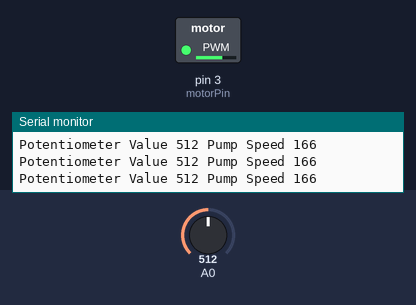
The sketch below on a simulated Arduino Uno, built with avr-gcc and run on an emulated ATmega328P. Parts: switched loads named in the sketch (green lamp = pin HIGH), the last lines printed to the serial monitor. Inputs (shaded band) come from the test bench; at power-on: A0 = 512.

Above: at 1.2 s.
1.3 s: A0 set to 359
At 1.6 s:
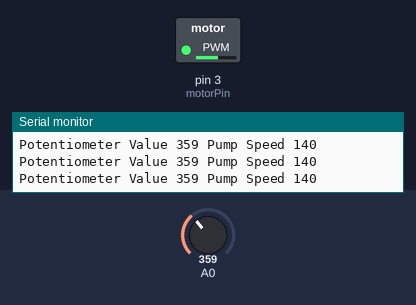
4.3 s: A0 set to 336
At 5.2 s:
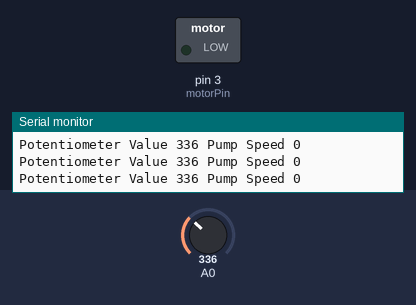
5.8 s: A0 set to 716
At 6.1 s:
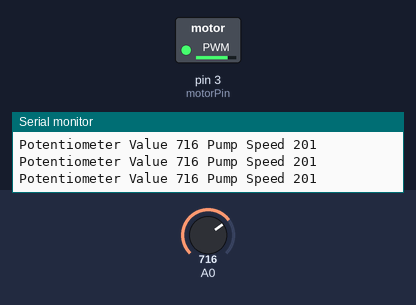
7.3 s: A0 set to 511
At 8.4 s:
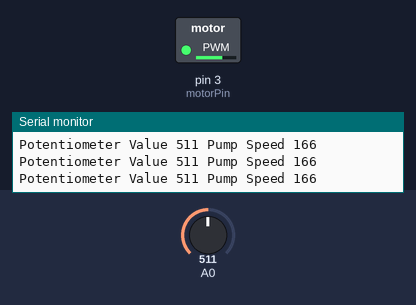
Timing chart, 0 to 10.3 s (numbered marks = the images above; inputs shaded):
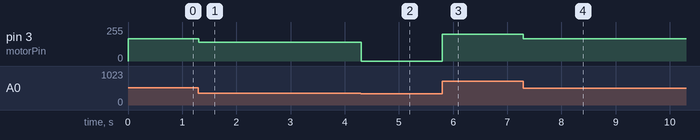

The sketch:

pump_code.ino
```cpp
int motorPin = 3;
void setup()
{
pinMode(motorPin, OUTPUT);
Serial.begin(9600);
while (! Serial);
}
void loop()
{
int potVal = analogRead(A0);
int rotSpeed = map(potVal, 300, 1023, 130, 255);
if (potVal < 350){
 rotSpeed = 0;
}
analogWrite(motorPin, rotSpeed);
Serial.print("Potentiometer Value ");
Serial.print(potVal);
Serial.print(" Pump Speed ");
Serial.println(rotSpeed);
}
```

Measured:
- the behaviour switches between 350 and 349 on A0 (found by bisection; images 1 and 2)
- after the input at 1.3 s, pin 3 (motorPin): 166/255 → 140/255 at once
- after the input at 4.3 s, pin 3 (motorPin): 140/255 → 0/255 at once
- after the input at 5.8 s, pin 3 (motorPin): 0/255 → 201/255 at once
- after the input at 7.3 s, pin 3 (motorPin): 201/255 → 166/255 at once
